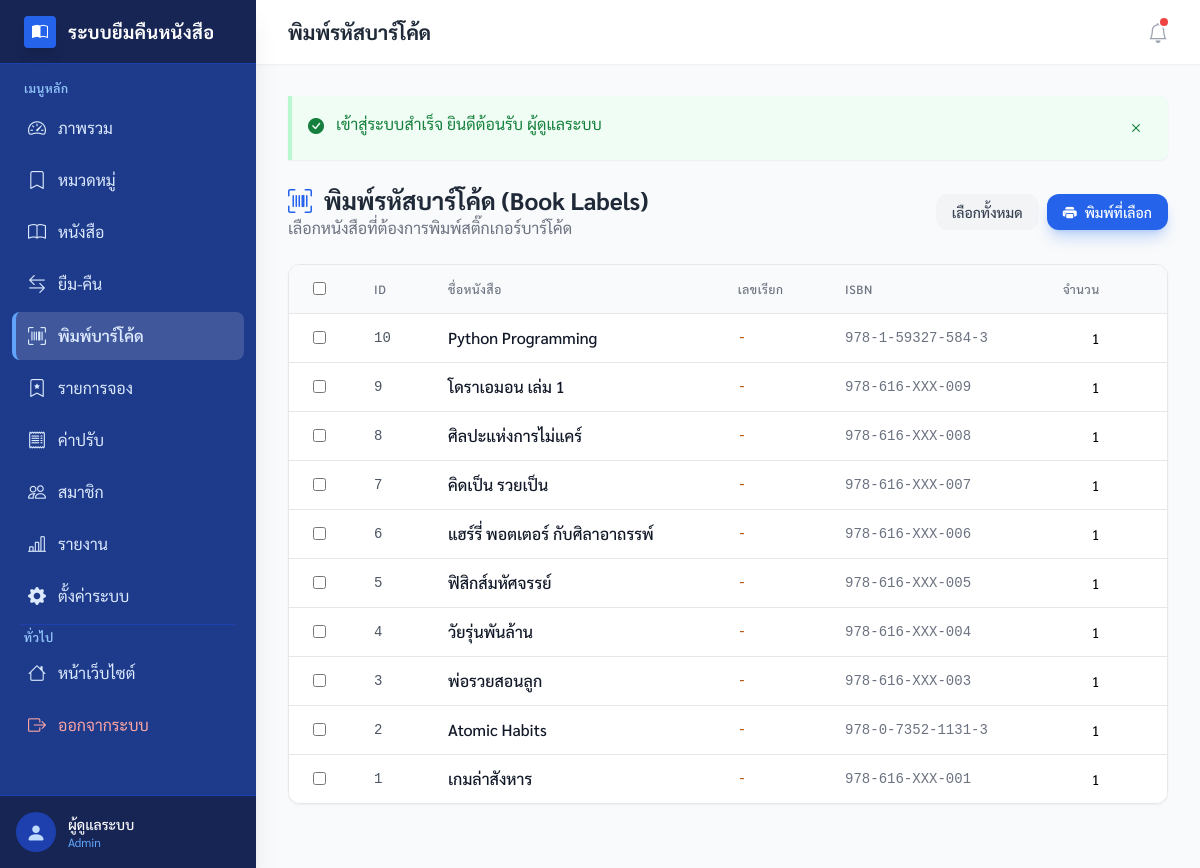
/admin/book_labels.php (signed in), run on the app's committed database.
### tables this page shows
CREATE TABLE IF NOT EXISTS `users` (
    `id` INT AUTO_INCREMENT PRIMARY KEY,
    `name` VARCHAR(100) NOT NULL COMMENT 'ชื่อ-นามสกุล',
    `email` VARCHAR(100) NOT NULL UNIQUE COMMENT 'อีเมล',
    `password` VARCHAR(255) NOT NULL COMMENT 'รหัสผ่าน (bcrypt)',
    `phone` VARCHAR(20) DEFAULT NULL COMMENT 'เบอร์โทรศัพท์',
    `role` ENUM('member', 'admin', 'staff') NOT NULL DEFAULT 'member' COMMENT 'บทบาท',
    `must_change_password` TINYINT(1) NOT NULL DEFAULT 0 COMMENT '1 = ต้องเปลี่ยนรหัสผ่านก่อนใช้งาน (ตั้งตอนนำเข้า/admin สร้างให้)',
    `created_at` DATETIME DEFAULT CURRENT_TIMESTAMP,
    `updated_at` DATETIME DEFAULT CURRENT_TIMESTAMP ON UPDATE CURRENT_TIMESTAMP,
    INDEX `idx_email` (`email`),
    INDEX `idx_role` (`role`)
);

CREATE TABLE IF NOT EXISTS `books` (
    `id` INT AUTO_INCREMENT PRIMARY KEY,
    `title` VARCHAR(200) NOT NULL COMMENT 'ชื่อหนังสือ',
    `author` VARCHAR(100) NOT NULL COMMENT 'ผู้แต่ง',
    `isbn` VARCHAR(20) DEFAULT NULL COMMENT 'รหัส ISBN',
    `call_number` VARCHAR(50) DEFAULT NULL COMMENT 'เลขเรียกหนังสือ — ที่อยู่บนชั้น (รูปแบบอิสระ แต่ละห้องสมุดกำหนดเอง)',
     
     
     
    `search_tokens` TEXT DEFAULT NULL COMMENT 'trigram สำหรับ FULLTEXT (สร้างโดย buildSearchTokens())',
    `category_id` INT DEFAULT NULL COMMENT 'หมวดหมู่',
    `description` TEXT DEFAULT NULL COMMENT 'รายละเอียด',
    `copy_notes` TEXT DEFAULT NULL COMMENT 'บันทึกภายในของเจ้าหน้าที่เกี่ยวกับเล่มแต่ละเล่ม (ข้อความอิสระ ระบบไม่ได้ตามรายเล่มให้)',
    `cover_image` VARCHAR(255) DEFAULT NULL COMMENT 'ชื่อไฟล์รูปปก',
    `quantity` INT NOT NULL DEFAULT 1 COMMENT 'จำนวนทั้งหมด',
    `price` DECIMAL(10,2) NULL DEFAULT NULL COMMENT 'ราคาปก — ใช้ตั้งต้นค่าชดใช้ตอนแจ้งหาย (NULL = ยังไม่ระบุ)',
    `available` INT NOT NULL DEFAULT 1 COMMENT 'จำนวนที่ว่าง',
    `is_visible` TINYINT(1) NOT NULL DEFAULT 1 COMMENT 'แสดงให้สาธารณะเห็น',
    `is_reference` TINYINT(1) NOT NULL DEFAULT 0 COMMENT 'หนังสืออ้างอิง — อ่านในห้องสมุดเท่านั้น ยืม/จองไม่ได้',
    `created_at` DATETIME DEFAULT CURRENT_TIMESTAMP,
    `updated_at` DATETIME DEFAULT CURRENT_TIMESTAMP ON UPDATE CURRENT_TIMESTAMP,
    INDEX `idx_available` (`available`),
    INDEX `idx_category` (`category_id`),
    UNIQUE INDEX `uq_isbn` (`isbn`),
     
    INDEX `idx_call_number` (`call_number`),
     
     
    FULLTEXT KEY `ft_books_search` (`search_tokens`),
    FOREIGN KEY (`category_id`) REFERENCES `categories`(`id`) ON DELETE SET NULL ON UPDATE CASCADE,
    CONSTRAINT `chk_books_available_non_negative` CHECK (`available` >= 0),
    CONSTRAINT `chk_books_quantity_gte_available` CHECK (`quantity` >= `available`)
);

### includes/db.php (called while the page is built, shortened)
<?php
function getDB(): PDO
{
    static $pdo = null;
    if ($pdo === null) {
        $dsn = "mysql:host=" . DB_HOST . ";dbname=" . DB_NAME . ";charset=" . DB_CHARSET;
        $options = [
            PDO::ATTR_ERRMODE            => PDO::ERRMODE_EXCEPTION,
            PDO::ATTR_DEFAULT_FETCH_MODE => PDO::FETCH_ASSOC,
            PDO::ATTR_EMULATE_PREPARES   => false,
        ];
        try {
            $pdo = new PDO($dsn, DB_USER, DB_PASS, $options);
        } catch (PDOException $e) {
            error_log("DB Connection Error: " . $e->getMessage());
            $detail = (defined('APP_DEBUG') && APP_DEBUG) ? $e->getMessage() : null;
            renderDatabaseDownPage($detail);
        }
    }
    return $pdo;
}

### app/Repositories/UserRepository.php (called while the page is built, shortened)
<?php
class UserRepository
{
    private PDO $pdo;
    public function __construct(PDO $pdo)
    {
        $this->pdo = $pdo;
    }
    public function findById(int $id): ?array
    {
        $stmt = $this->pdo->prepare("
            SELECT id, name, email, phone, role, must_change_password, created_at
            FROM users WHERE id = ?
        ");
        $stmt->execute([$id]);
        return $stmt->fetch() ?: null;
    }
}

### bootstrap.php (called while the page is built, shortened)
<?php
require_once BASE_PATH . '/includes/db.php';
require_once BASE_PATH . '/includes/functions.php';
spl_autoload_register(function (string $class) {
    $map = [
        'App\\Services\\' => BASE_PATH . '/app/Services/',
        'App\\Repositories\\' => BASE_PATH . '/app/Repositories/',
        'App\\Helpers\\' => BASE_PATH . '/app/Helpers/',
    ];
    foreach ($map as $prefix => $dir) {
        if (str_starts_with($class, $prefix)) {
            $relativeClass = substr($class, strlen($prefix));
            $file = $dir . str_replace('\\', '/', $relativeClass) . '.php';
            if (file_exists($file)) {
                return true;
            }
        }
    }
    return false;
});

### app/Repositories/BookRepository.php (called while the page is built, shortened)
<?php
class BookRepository
{
    private PDO $pdo;
    public function __construct(PDO $pdo)
    {
        $this->pdo = $pdo;
    }
    public function findAllForLabels(): array
    {
        return $this->pdo->query("
            SELECT id, title, isbn, call_number FROM books ORDER BY id DESC
        ")->fetchAll();
    }
}

### admin/book_labels.php (the view, shortened to what this page needs)
<?php
require_once __DIR__ . '/../bootstrap.php';
$bookRepo = new BookRepository(getDB());
$books = $bookRepo->findAllForLabels();
$pageTitle = 'พิมพ์รหัสบาร์โค้ด';
require_once __DIR__ . '/header.php';
?>
<div class="no-print">
    <div class="mb-6 flex flex-col sm:flex-row justify-between items-start sm:items-center gap-4">
        <div>
            <h3 class="text-2xl font-bold text-gray-800 flex items-center">
                <i class="bi bi-upc-scan mr-3 text-primary-600"></i>
                พิมพ์รหัสบาร์โค้ด (Book Labels)
            </h3>
            <p class="text-gray-500">เลือกหนังสือที่ต้องการพิมพ์สติ๊กเกอร์บาร์โค้ด</p>
        </div>
        <div class="flex gap-2">
            <button onclick="selectAll()" class="px-4 py-2 bg-gray-100 text-gray-700 rounded-xl hover:bg-gray-200 transition-colors text-sm font-medium">
                เลือกทั้งหมด
            </button>
            <button onclick="generateLabels()" class="px-4 py-2 bg-primary-600 text-white rounded-xl hover:bg-primary-700 transition-colors text-sm font-medium shadow-lg shadow-primary-500/30 flex items-center">
                <i class="bi bi-printer-fill mr-2"></i>พิมพ์ที่เลือก
            </button>
        </div>
    </div>
    <div class="bg-white rounded-xl shadow-sm border border-gray-200 overflow-hidden mb-8">
        <div class="overflow-x-auto max-h-[600px]">
            <table class="min-w-full divide-y divide-gray-200">
                <thead class="bg-gray-50 sticky top-0 z-10">
                    <tr>
                        <th class="px-6 py-3 text-left w-10">
                            <input type="checkbox" id="checkAll" onclick="toggleAll(this)" class="rounded border-gray-300 text-primary-600 focus:ring-primary-500 cursor-pointer">
                        </th>
                        <th class="px-6 py-3 text-left text-xs font-medium text-gray-500 uppercase tracking-wider">ID</th>
                        <th class="px-6 py-3 text-left text-xs font-medium text-gray-500 uppercase tracking-wider">ชื่อหนังสือ</th>
                        <th class="px-6 py-3 text-left text-xs font-medium text-gray-500 uppercase tracking-wider">เลขเรียก</th>
                        <th class="px-6 py-3 text-left text-xs font-medium text-gray-500 uppercase tracking-wider">ISBN</th>
                        <th class="px-6 py-3 text-left text-xs font-medium text-gray-500 uppercase tracking-wider w-32">จำนวน</th>
                    </tr>
                </thead>
                <tbody class="bg-white divide-y divide-gray-200">
                    <?php foreach ($books as $book): ?>
                        <tr class="hover:bg-gray-50">
                            <td class="px-6 py-3">
                                <input type="checkbox" name="book_ids[]" value="<?= $book['id'] ?>" data-title="<?= e($book['title']) ?>" data-isbn="<?= e($book['isbn'] ?? $book['id']) ?>" data-call="<?= e($book['call_number'] ?? '') ?>"
                                       class="book-checkbox rounded border-gray-300 text-primary-600 focus:ring-primary-500 cursor-pointer">
                            </td>
                            <td class="px-6 py-3 font-mono text-sm text-gray-600"><?= $book['id'] ?></td>
                            <td class="px-6 py-3 font-medium text-gray-900"><?= e($book['title']) ?></td>
                            <td class="px-6 py-3 font-mono text-sm text-amber-700"><?= e($book['call_number'] ?? '-') ?></td>
                            <td class="px-6 py-3 font-mono text-sm text-gray-500"><?= e($book['isbn'] ?? '-') ?></td>
                            <td class="px-6 py-3">
                                <input type="number" name="qty[<?= $book['id'] ?>]" value="1" min="1" max="100"
                                       class="w-20 text-center rounded-lg border-gray-300 text-sm focus:ring-primary-500 focus:border-primary-500">
                            </td>
                        </tr>
                    <?php endforeach; ?>
                </tbody>
            </table>
        </div>
    </div>
</div>
<?php require_once __DIR__ . '/footer.php'; ?>

### admin/header.php (shortened to what this page needs)
<?php
require_once __DIR__ . '/../includes/functions.php';
$currentPage = basename($_SERVER['PHP_SELF']);
$user = getCurrentUser();
?>
<!DOCTYPE html>
<html lang="th">
<head>
    <link href="<?= APP_URL ?>/assets/vendor/fonts/sarabun.css" rel="stylesheet">
    <link rel="stylesheet" href="<?= APP_URL ?>/assets/vendor/bootstrap-icons/bootstrap-icons.css">
    <script src="<?= APP_URL ?>/assets/vendor/tailwind/tailwind.js"></script>
</head>
<body class="bg-gray-100 font-sans antialiased h-screen flex overflow-hidden">
    <aside class="w-64 bg-primary-900 text-white flex-shrink-0 hidden md:flex flex-col shadow-xl z-20">
        <div class="h-16 flex items-center px-6 border-b border-primary-800 bg-primary-950">
            <a href="<?= APP_URL ?>" class="flex items-center gap-3 text-white hover:text-primary-200 transition-colors">
                <div class="w-8 h-8 rounded bg-primary-600 flex items-center justify-center shadow-lg">
                    <i class="bi bi-book-half"></i>
                </div>
                <h5 class="font-bold text-lg tracking-wide"><?= APP_NAME ?></h5>
            </a>
        </div>
        <div class="flex-1 overflow-y-auto py-4">
            <nav class="space-y-1 px-3">
                <p class="px-3 text-xs font-semibold text-primary-300 uppercase tracking-wider mb-2">เมนูหลัก</p>
                <a class="sidebar-link flex items-center gap-3 px-3 py-2.5 rounded-lg text-primary-100 hover:text-white <?= $currentPage === 'index.php' ? 'active' : 'border-l-4 border-transparent' ?>" href="<?= APP_URL ?>/admin/">
                    <i class="bi bi-speedometer2 text-lg"></i>
                    <span>ภาพรวม</span>
                </a>
                <a class="sidebar-link flex items-center gap-3 px-3 py-2.5 rounded-lg text-primary-100 hover:text-white <?= $currentPage === 'categories.php' ? 'active' : 'border-l-4 border-transparent' ?>" href="<?= APP_URL ?>/admin/categories.php">
                    <i class="bi bi-bookmark text-lg"></i>
                    <span>หมวดหมู่</span>
                </a>
                <a class="sidebar-link flex items-center gap-3 px-3 py-2.5 rounded-lg text-primary-100 hover:text-white <?= in_array($currentPage, ['books.php', 'book_form.php']) ? 'active' : 'border-l-4 border-transparent' ?>" href="<?= APP_URL ?>/admin/books.php">
                    <i class="bi bi-book text-lg"></i>
                    <span>หนังสือ</span>
                </a>
                <a class="sidebar-link flex items-center gap-3 px-3 py-2.5 rounded-lg text-primary-100 hover:text-white <?= in_array($currentPage, ['borrows.php', 'borrow_form.php']) ? 'active' : 'border-l-4 border-transparent' ?>" href="<?= APP_URL ?>/admin/borrows.php">
                    <i class="bi bi-arrow-left-right text-lg"></i>
                    <span>ยืม-คืน</span>
                </a>
                <a class="sidebar-link flex items-center gap-3 px-3 py-2.5 rounded-lg text-primary-100 hover:text-white <?= $currentPage === 'book_labels.php' ? 'active' : 'border-l-4 border-transparent' ?>" href="<?= APP_URL ?>/admin/book_labels.php">
                    <i class="bi bi-upc-scan text-lg"></i>
                    <span>พิมพ์บาร์โค้ด</span>
                </a>
                <a class="sidebar-link flex items-center gap-3 px-3 py-2.5 rounded-lg text-primary-100 hover:text-white <?= $currentPage === 'reservations.php' ? 'active' : 'border-l-4 border-transparent' ?>" href="<?= APP_URL ?>/admin/reservations.php">
                    <i class="bi bi-bookmark-star text-lg"></i>
                    <span>รายการจอง</span>
                </a>
                <a class="sidebar-link flex items-center gap-3 px-3 py-2.5 rounded-lg text-primary-100 hover:text-white <?= $currentPage === 'payments.php' ? 'active' : 'border-l-4 border-transparent' ?>" href="<?= APP_URL ?>/admin/payments.php">
                    <i class="bi bi-receipt text-lg"></i>
                    <span>ค่าปรับ</span>
                </a>
                <a class="sidebar-link flex items-center gap-3 px-3 py-2.5 rounded-lg text-primary-100 hover:text-white <?= in_array($currentPage, ['members.php', 'member_form.php']) ? 'active' : 'border-l-4 border-transparent' ?>" href="<?= APP_URL ?>/admin/members.php">
                    <i class="bi bi-people text-lg"></i>
                    <span>สมาชิก</span>
                </a>
                <?php if (isAdmin()): ?>
                <a class="sidebar-link flex items-center gap-3 px-3 py-2.5 rounded-lg text-primary-100 hover:text-white <?= $currentPage === 'reports.php' ? 'active' : 'border-l-4 border-transparent' ?>" href="<?= APP_URL ?>/admin/reports.php">
                    <i class="bi bi-bar-chart-line text-lg"></i>
                    <span>รายงาน</span>
                </a>
                <a class="sidebar-link flex items-center gap-3 px-3 py-2.5 rounded-lg text-primary-100 hover:text-white <?= $currentPage === 'settings.php' ? 'active' : 'border-l-4 border-transparent' ?>" href="<?= APP_URL ?>/admin/settings.php">
                    <i class="bi bi-gear-fill text-lg"></i>
                    <span>ตั้งค่าระบบ</span>
                </a>
                <?php endif; ?>
                <hr class="border-primary-800 my-4 mx-2">
                <p class="px-3 text-xs font-semibold text-primary-300 uppercase tracking-wider mb-2">ทั่วไป</p>
                <a class="sidebar-link flex items-center gap-3 px-3 py-2.5 rounded-lg text-primary-100 hover:text-white border-l-4 border-transparent" href="<?= APP_URL ?>">
                    <i class="bi bi-house text-lg"></i>
                    <span>หน้าเว็บไซต์</span>
                </a>
                <form method="POST" action="<?= APP_URL ?>/logout.php">
                    <button type="submit" class="sidebar-link flex items-center gap-3 px-3 py-2.5 rounded-lg text-red-300 hover:text-red-100 hover:bg-red-900/30 border-l-4 border-transparent transition-colors w-full text-left">
                        <i class="bi bi-box-arrow-right text-lg"></i>
                        <span>ออกจากระบบ</span>
                    </button>
                </form>
            </nav>
        </div>
        <div class="p-4 border-t border-primary-800 bg-primary-950">
            <div class="flex items-center gap-3">
                <div class="w-10 h-10 rounded-full bg-primary-800 flex items-center justify-center text-primary-200">
                    <i class="bi bi-person-fill text-xl"></i>
                </div>
                <div>
                    <p class="text-sm font-medium text-white"><?= e($user['name']) ?></p>
                    <p class="text-xs text-primary-400"><?= ucfirst($user['role']) ?></p>
                </div>
            </div>
        </div>
    </aside>
    <div class="flex-1 flex flex-col min-w-0 overflow-hidden">
        <header class="bg-white shadow-sm h-16 flex items-center justify-between px-8 z-10 hidden md:flex">
            <h2 class="text-xl font-bold text-gray-800"><?= $pageTitle ?? 'Admin Panel' ?></h2>
            <div class="flex items-center gap-4">
                <button class="text-gray-400 hover:text-primary-600 transition-colors relative">
                    <i class="bi bi-bell text-xl"></i>
                    <span class="absolute top-0 right-0 block h-2 w-2 rounded-full ring-2 ring-white bg-red-500"></span>
                </button>
            </div>
        </header>
        <main class="flex-1 overflow-y-auto bg-gray-50 p-6 md:p-8">
            <div class="max-w-7xl mx-auto">

### data on the page
users: name "ผู้ดูแลระบบ", role "Admin"
books: id "10", title "Python Programming", call_number "-", isbn "978-1-59327-584-3"
books: id "9", title "โดราเอมอน เล่ม 1", call_number "-", isbn "978-616-XXX-009"
books: id "8", title "ศิลปะแห่งการไม่แคร์", call_number "-", isbn "978-616-XXX-008"
books: id "7", title "คิดเป็น รวยเป็น", call_number "-", isbn "978-616-XXX-007"
books: id "6", title "แฮร์รี่ พอตเตอร์ กับศิลาอาถรรพ์", call_number "-", isbn "978-616-XXX-006"
books: id "5", title "ฟิสิกส์มหัศจรรย์", call_number "-", isbn "978-616-XXX-005"
books: id "4", title "วัยรุ่นพันล้าน", call_number "-", isbn "978-616-XXX-004"
books: id "3", title "พ่อรวยสอนลูก", call_number "-", isbn "978-616-XXX-003"
books: id "2", title "Atomic Habits", call_number "-", isbn "978-0-7352-1131-3"
books: id "1", title "เกมล่าสังหาร", call_number "-", isbn "978-616-XXX-001"

### other printed values
APP_NAME "ระบบยืมคืนหนังสือ"
$pageTitle "พิมพ์รหัสบาร์โค้ด"
$content "เข้าสู่ระบบสำเร็จ ยินดีต้อนรับ ผู้ดูแลระบบ"
